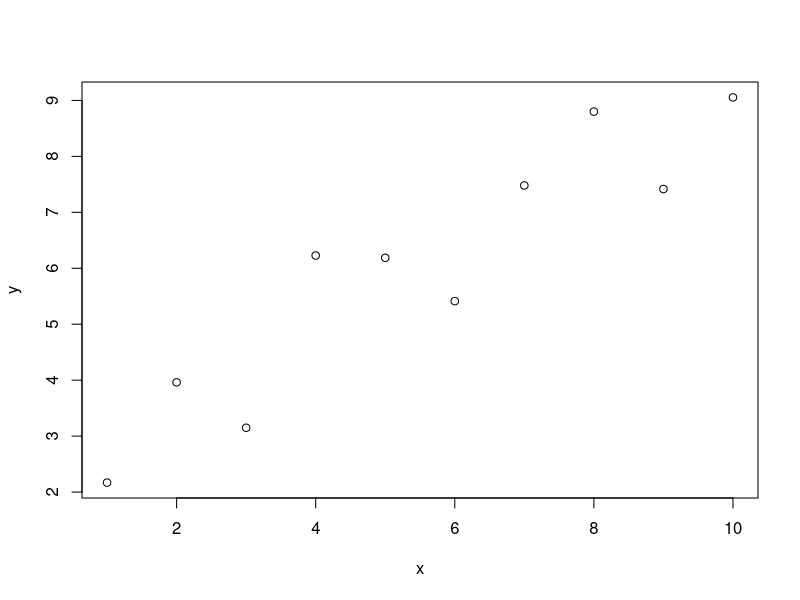

Generate this figure with R:
## ---- chunk 1
height <- c(60, 62, 71, 69, 72, 61, 61, 65)
mean(height)
## ---- chunk 2
x <- c(1,2,3,4,5,6,7,8,9,10)
y <- rnorm(10, mean=x)
plot(x,y)
